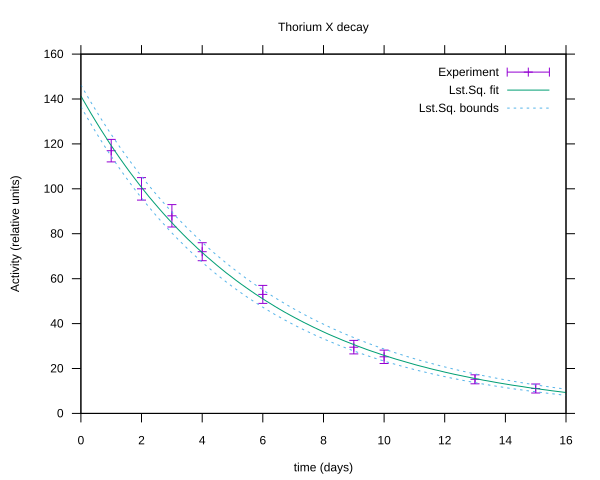

Recreate this plot in gnuplot.
set terminal svg

set output "Plot.svg"
set key top right
set xlabel "time (days)"
set ylabel "Activity (relative units)"
set tics out
set title "Thorium X decay"
plot "out.txt" index 0 with errorbars title "Experiment",\
     "out.txt" index 1 using 1:2 with lines title "Lst.Sq. fit",\
     "out.txt" index 2 using 1:2 with lines dashtype 2 title "Lst.Sq. bounds"